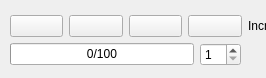
<?xml version="1.0" encoding="UTF-8"?>
<ui version="4.0">
 <class>PlayerDialog</class>
 <widget class="QWidget" name="PlayerDialog">
  <property name="geometry">
   <rect>
    <x>0</x>
    <y>0</y>
    <width>266</width>
    <height>78</height>
   </rect>
  </property>
  <property name="windowTitle">
   <string>Player Controls</string>
  </property>
  <widget class="QWidget" name="layoutWidget">
   <property name="geometry">
    <rect>
     <x>10</x>
     <y>40</y>
     <width>231</width>
     <height>29</height>
    </rect>
   </property>
   <layout class="QHBoxLayout" name="horizontalLayout">
    <item>
     <widget class="QProgressBar" name="frameProgressBar">
      <property name="value">
       <number>0</number>
      </property>
      <property name="format">
       <string>%v/%m</string>
      </property>
     </widget>
    </item>
    <item>
     <widget class="QSpinBox" name="incrSpinBox">
      <property name="minimum">
       <number>1</number>
      </property>
      <property name="maximum">
       <number>50</number>
      </property>
     </widget>
    </item>
   </layout>
  </widget>
  <widget class="QWidget" name="layoutWidget">
   <property name="geometry">
    <rect>
     <x>10</x>
     <y>10</y>
     <width>291</width>
     <height>32</height>
    </rect>
   </property>
   <layout class="QHBoxLayout" name="horizontalLayout_2">
    <item>
     <widget class="QPushButton" name="backwardButton">
      <property name="text">
       <string/>
      </property>
      <property name="icon">
       <iconset resource="icons.qrc">
        <normaloff>:/icons/icons/rewind.xpm</normaloff>:/icons/icons/rewind.xpm</iconset>
      </property>
     </widget>
    </item>
    <item>
     <widget class="QPushButton" name="playButton">
      <property name="text">
       <string/>
      </property>
      <property name="icon">
       <iconset resource="icons.qrc">
        <normaloff>:/icons/icons/pause.xpm</normaloff>:/icons/icons/pause.xpm</iconset>
      </property>
     </widget>
    </item>
    <item>
     <widget class="QPushButton" name="stopButton">
      <property name="text">
       <string/>
      </property>
      <property name="icon">
       <iconset resource="icons.qrc">
        <normaloff>:/icons/icons/stop.xpm</normaloff>:/icons/icons/stop.xpm</iconset>
      </property>
     </widget>
    </item>
    <item>
     <widget class="QPushButton" name="forwardButton">
      <property name="text">
       <string/>
      </property>
      <property name="icon">
       <iconset resource="icons.qrc">
        <normaloff>:/icons/icons/forward.xpm</normaloff>:/icons/icons/forward.xpm</iconset>
      </property>
     </widget>
    </item>
    <item>
     <widget class="QLabel" name="label">
      <property name="text">
       <string>Incr:</string>
      </property>
     </widget>
    </item>
   </layout>
  </widget>
 </widget>
 <resources>
  <include location="icons.qrc"/>
 </resources>
 <connections/>
</ui>
